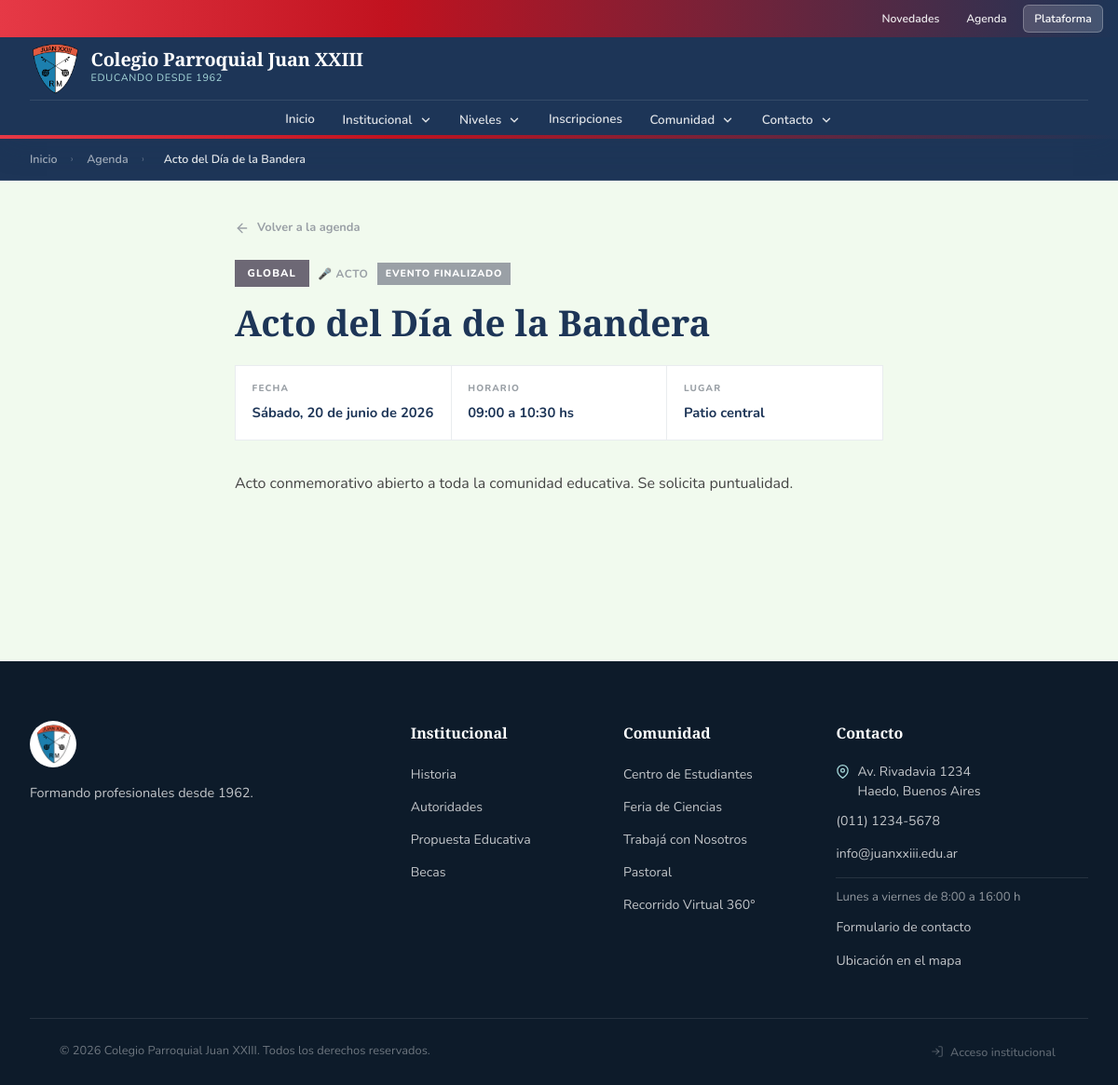
Page /evento?id=1 on the committed database.
### tables this page shows
CREATE TABLE `agenda` (
  `id_evento` int(11) NOT NULL,
  `titulo` varchar(180) NOT NULL,
  `descripcion` text DEFAULT NULL,
  `etiqueta` enum('Inicial','Primario','Técnica','Orientada','Global') NOT NULL DEFAULT 'Global',
  `tipo` enum('Acto','Formulario','Reunión','Examen','Feriado','Inscripción','Otro') NOT NULL DEFAULT 'Otro',
  `fecha_evento` date NOT NULL,
  `hora_inicio` time DEFAULT NULL,
  `hora_fin` time DEFAULT NULL,
  `lugar` varchar(180) DEFAULT NULL,
  `enlace` varchar(255) DEFAULT NULL,
  `id_usuario` int(11) NOT NULL,
  `created_at` datetime NOT NULL DEFAULT current_timestamp()
);

### evento.php (the view, shortened to what this page needs)
<?php
$pdo = db();
$id = filter_input(INPUT_GET, 'id', FILTER_VALIDATE_INT);
$stmt = $pdo->prepare("
    SELECT a.id_evento, a.titulo, a.descripcion, a.etiqueta, a.tipo,
           a.fecha_evento, a.hora_inicio, a.hora_fin, a.lugar, a.enlace,
           CONCAT(u.nombre, ' ', u.apellido) AS autor
    FROM agenda a
    JOIN usuarios u ON u.id_usuario = a.id_usuario
    WHERE a.id_evento = ?
");
$stmt->execute([$id]);
$ev = $stmt->fetch();
function etiqueta_color(string $e): string {
    return match($e) {
        'Inicial'   => '#E63946',
        'Primario'  => '#1D3557',
        'Secundario'=> '#2a9d8f',
        'Técnica'   => '#0d1b2a',
        'Orientada' => '#457B9D',
        'Global'    => '#6d6875',
        default     => '#888',
    };
}
function tipo_icono(string $t): string {
    return match($t) {
        'Acto'        => '🎤',
        'Formulario'  => '📝',
        'Reunión'     => '👥',
        'Examen'      => '📚',
        'Feriado'     => '🏖',
        'Inscripción' => '🗂',
        default       => '📌',
    };
}
function fecha_larga(string $fecha): string {
    $dias  = ['Domingo','Lunes','Martes','Miércoles','Jueves','Viernes','Sábado'];
    $meses = ['', 'enero','febrero','marzo','abril','mayo','junio',
              'julio','agosto','septiembre','octubre','noviembre','diciembre'];
    $t = strtotime($fecha);
    return $dias[(int)date('w',$t)] . ', ' . date('j', $t) . ' de ' . $meses[(int)date('n', $t)] . ' de ' . date('Y', $t);
}
function rango_horario(?string $ini, ?string $fin): string {
    $h = substr($ini, 0, 5);
    if ($fin) $h .= ' a ' . substr($fin, 0, 5);
    return $h . ' hs';
}
$color  = etiqueta_color($ev['etiqueta']);
$es_pasado = $ev['fecha_evento'] < date('Y-m-d');
require __DIR__ . '/partials/header.php';
?>
<div class="breadcrumb">
  <a href="./">Inicio</a>
  <span class="breadcrumb-sep">›</span>
  <a href="agenda">Agenda</a>
  <span class="breadcrumb-sep">›</span>
  <span class="breadcrumb-current"><?= htmlspecialchars($ev['titulo']) ?></span>
</div>
<div class="ev-wrap">
  <a href="agenda" class="btn-volver">
    <svg viewBox="0 0 24 24"><line x1="19" y1="12" x2="5" y2="12"/><polyline points="12 19 5 12 12 5"/></svg>
    Volver a la agenda
  </a>
  <div class="ev-top">
    <span class="ev-badge" style="background:<?= $color ?>"><?= htmlspecialchars($ev['etiqueta']) ?></span>
    <span class="ev-tipo-tag"><?= tipo_icono($ev['tipo']) ?> <?= htmlspecialchars($ev['tipo']) ?></span>
    <?php if ($es_pasado): ?><span class="ev-pasado-tag">Evento finalizado</span><?php endif; ?>
  </div>
  <h1 class="ev-title"><?= htmlspecialchars($ev['titulo']) ?></h1>
  <div class="ev-summary">
    <div class="ev-summary-item">
      <div class="lbl">Fecha</div>
      <div class="val"><?= fecha_larga($ev['fecha_evento']) ?></div>
    </div>
    <div class="ev-summary-item">
      <div class="lbl">Horario</div>
      <div class="val"><?= rango_horario($ev['hora_inicio'], $ev['hora_fin']) ?></div>
    </div>
    <?php if (!empty($ev['lugar'])): ?>
    <div class="ev-summary-item">
      <div class="lbl">Lugar</div>
      <div class="val"><?= htmlspecialchars($ev['lugar']) ?></div>
    </div>
    <?php endif; ?>
  </div>
  <?php if (!empty($ev['descripcion'])): ?>
    <div class="ev-desc"><?= htmlspecialchars($ev['descripcion']) ?></div>
  <?php endif; ?>
</div>
<?php require __DIR__ . '/partials/footer.php';

### assets/css/styles.css (style rules this page uses)
*, *::before, *::after { box-sizing: border-box; margin: 0; padding: 0; }
:root { --red: #E63946; --red-dark: #c1121f; --blue-dark: #1D3557; --blue-mid: #457B9D; --blue-light:#A8DADC; --white: #F1FAEE; --gray-100: #f8f9fa; --gray-200: #e9ecef; --gray-500: #9aa0a6; --text: #1a1a2e; --font-display: 'Playfair Display', Georgia, serif; --font-body: 'Nunito', sans-serif; --radius: 12px; --radius-lg: 24px; --shadow-sm: 0 2px 8px rgba(29,53,87,.10); --shadow-md: 0 8px 32px rgba(29,53,87,.15); --shadow-lg: 0 20px 60px rgba(29,53,87,.20); --transition: .3s cubic-bezier(.4,0,.2,1); }
html { scroll-behavior: smooth; touch-action: manipulation; }
body { font-family: var(--font-body); color: var(--text); background: var(--white); line-height: 1.7; overflow-x: hidden; }
a { text-decoration: none; color: inherit; }
.breadcrumb { max-width: 1200px; margin: 0 auto; padding: 1rem 2rem 0; font-size: .82rem; color: var(--gray-500); }
.breadcrumb a { color: var(--blue-mid); font-weight: 600; }
.breadcrumb span { margin: 0 .4rem; }
.breadcrumb { font-size: .82rem; }

### rows in the picture
agenda: titulo "Acto del Día de la Bandera", etiqueta "GLOBAL", tipo "🎤", tipo "ACTO", fecha_evento "Sábado, 20 de junio de 2026", rango_horario($ev['hora_inicio'], $ev['hora_fin']) "09:00 a 10:30 hs", lugar "Patio central", descripcion "Acto conmemorativo abierto a toda la comunidad educativa. Se solicita puntualidad."

### other values in the picture
cfg_e('nombre_colegio') "Colegio Parroquial Juan XXIII"
cfg_e('lema') "EDUCANDO DESDE 1962"
$seccion['titulo'] "Institucional"
$seccion['titulo'] "Niveles"
$seccion['titulo'] "Inscripciones"
$seccion['titulo'] "Comunidad"
$seccion['titulo'] "Contacto"
cfg_e('pie_descripcion') "Formando profesionales desde 1962."
cfg_e('direccion') "Av. Rivadavia 1234"
cfg_e('localidad') "Haedo, Buenos Aires"
cfg_e('telefono') "(011) 1234-5678"
cfg_e('email') "info@juanxxiii.edu.ar"
cfg_e('horario_atencion') "Lunes a viernes de 8:00 a 16:00 h"
